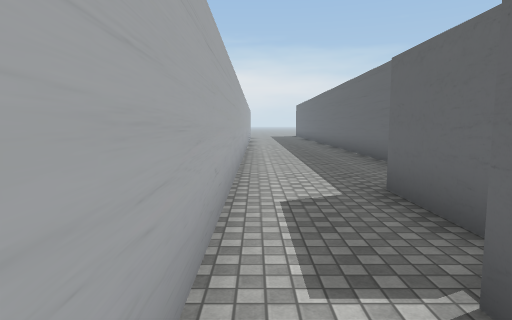
View 1 (above)

12 first-person views from a walk through a 3-D level made in the Unity game engine. The camera is 1.5 m above the floor, tilts 6° down and sees 75° across. Doors are open. The floor is counted in squares, 1.58 m on a side. Each view is taken from the middle of a square. On the plan, view 1 faces up. The plan holds only what a view shows up to about 12 squares ahead; the rest is blank. The place goes on beyond the plan. The player is left out. Some surface patterns are stand-ins.

View 2
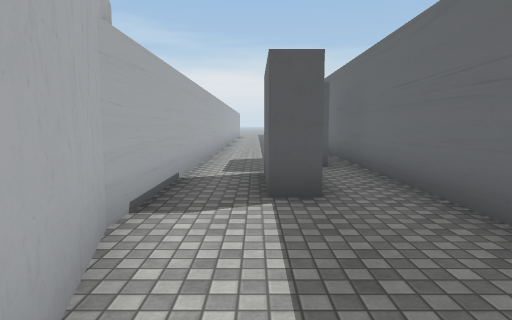

View 3
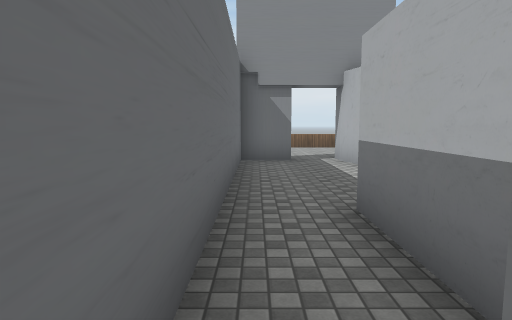

View 4
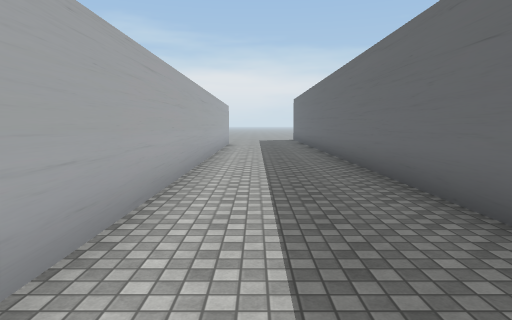

View 5
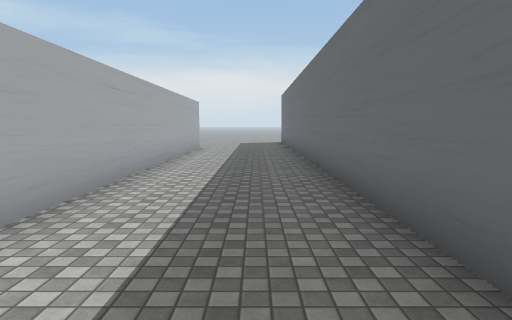

View 6
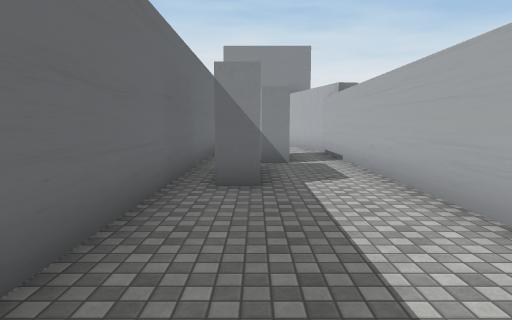

View 7
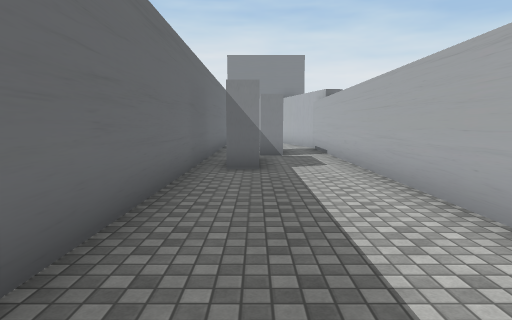

View 8
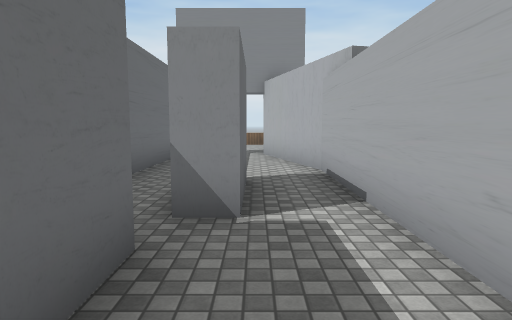

View 9
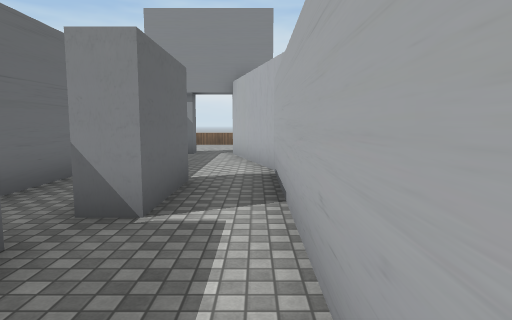

View 10
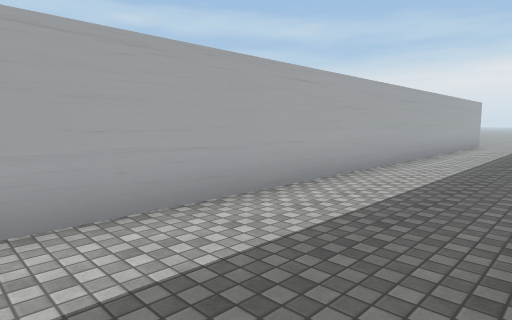

View 11
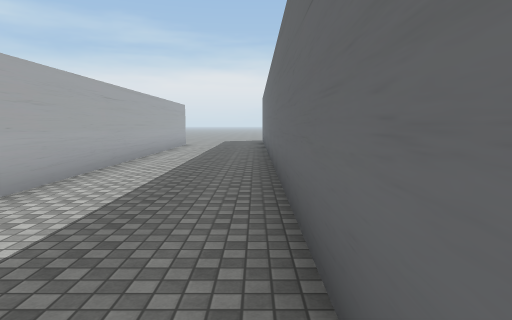

View 12
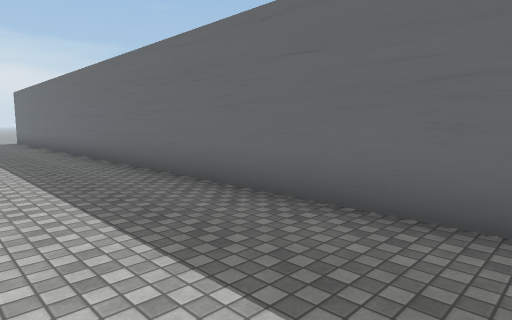

### Floor plan
Points are (right, up) in squares from view 1. A wall is a line through its corners. A room is listed if a view was taken in it or the views show most of it. See-through windows are left out.
Room 1 (view 1)
walls: (1.9, 2.5) (1.9, 4.9); (1.2, -0.7) (1.2, 1.6) (1.9, 1.6); (-0.4, 4.6) (-0.4, -0.6)
ways out: opening at (0, 0.5) to room 2; opening at (0.5, 3.5) to room 3; opening at (2, 2) to room 4
Room 2 (view 2)
walls: (-0.4, -1.9) (0.8, -6); (-0.4, -0.6) (-0.4, -2.1); (1.9, 1.6) (1.9, -0.7) (1.2, -0.7); (3.4, -5.6) (3.4, 1.6); (1.9, -5.9) (3.5, -5.9)
ways out: opening at (0, 0.5) to room 1; opening at (3, 0.5) to room 4; open door at (1.5, -6)
Room 3 (views 3, 4, 5, 6, 7, 8, 9, 10, 11, 12)
walls: (1.9, 4.9) (2.8, 4.9); (-0.4, 21.5) (-0.4, 4.6); (3.4, 2.6) (3.4, 21.5)
ways out: opening at (0.5, 3.5) to room 1; opening at (3, 3.5) to room 4
Room 4 (no view inside)
walls: (3.4, 1.6) (3.4, 2.6)
ways out: opening at (2, 2) to room 1; opening at (3, 0.5) to room 2; opening at (3, 3.5) to room 3

Where each view was taken, in squares from view 1:
view 1: 0 up, 0 right, facing up
view 2: 5 down, 1 right, facing up
view 3: 3 up, 3 right, facing down
view 4: 7 up, 1 right, facing up
view 5: 10 up, 2 right, facing up
view 6: 10 up, 2 right, facing down
view 7: 12 up, 2 right, facing down
view 8: 5 up, 1 right, facing down
view 9: 5 up, 0 right, facing down
view 10: 7 up, 3 right, facing up-left
view 11: 8 up, 3 right, facing up
view 12: 8 up, 0 right, facing up-right
